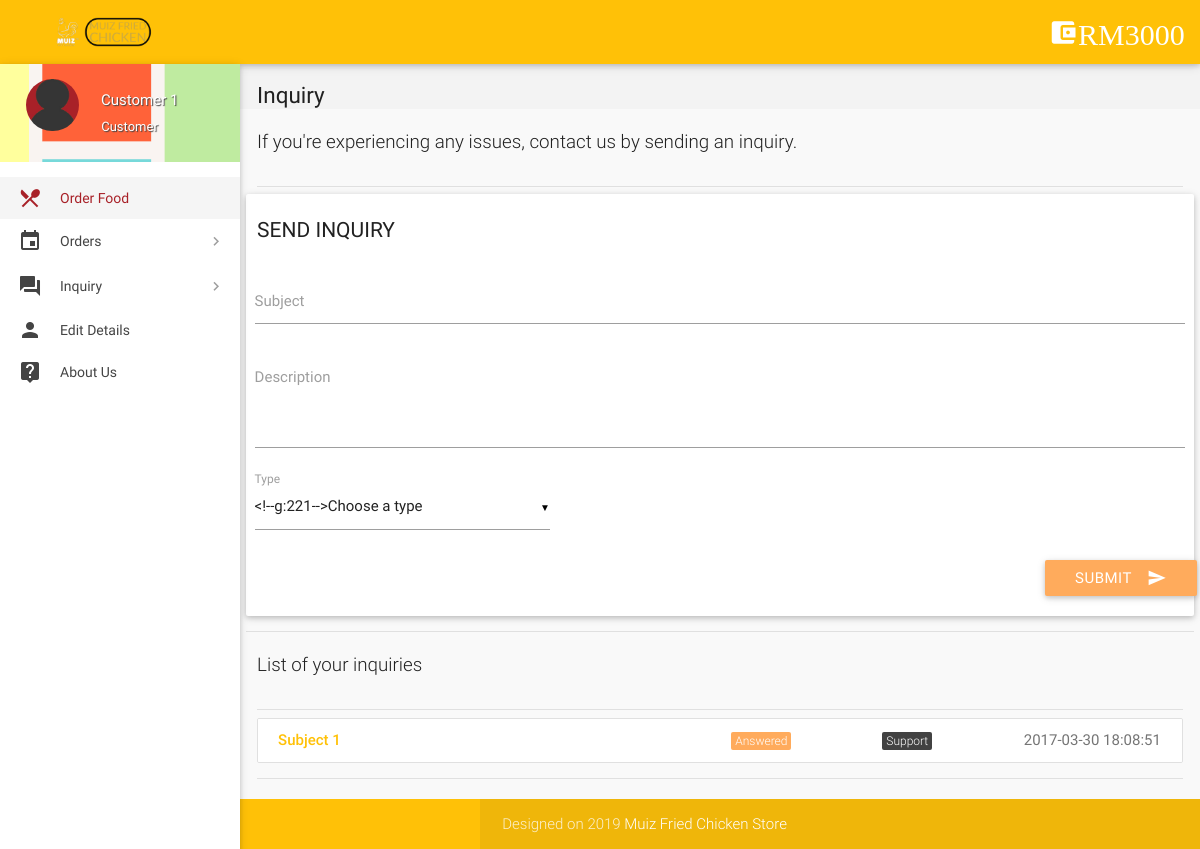
The app's page /inquiry.php (signed in) with its own data.
### tables this page shows
CREATE TABLE `wallet_details` (
  `id` int(11) NOT NULL,
  `wallet_id` int(11) NOT NULL,
  `number` varchar(16) NOT NULL,
  `cvv` int(3) NOT NULL,
  `balance` int(11) NOT NULL DEFAULT '2000'
);

CREATE TABLE `inquiry` (
  `id` int(11) NOT NULL,
  `poster_id` int(11) NOT NULL,
  `subject` varchar(100) NOT NULL,
  `description` varchar(3000) NOT NULL,
  `status` varchar(8) NOT NULL DEFAULT 'Open',
  `type` varchar(30) NOT NULL DEFAULT 'Others',
  `date` datetime NOT NULL DEFAULT CURRENT_TIMESTAMP,
  `deleted` tinyint(4) NOT NULL DEFAULT '0'
);

### includes/wallet.php (called while the page is built)
<?php
$user_id=$_SESSION['user_id'];
$sql = mysqli_query($con, "SELECT * FROM wallet where customer_id = $user_id");
while($row1 = mysqli_fetch_array($sql)){
$wallet_id = $row1['id'];
}
$sql = mysqli_query($con, "SELECT * FROM wallet_details where wallet_id = $wallet_id");
while($row1 = mysqli_fetch_array($sql)){
$balance = $row1['balance'];
}
?>

### includes/connect.php (called while the page is built, shortened)
<?php
$name = $_SESSION['name'];
$role = $_SESSION['role'];
?>

### inquiry.php (the view, shortened to what this page needs)
<?php
include 'includes/connect.php';
include 'includes/wallet.php';
	if($_SESSION['customer_sid']==session_id())
	{
		?>
<!DOCTYPE html>
<html lang="en">
<head>
  <link href="css/materialize.min.css" type="text/css" rel="stylesheet" media="screen,projection">
  <link href="css/style.min.css" type="text/css" rel="stylesheet" media="screen,projection">
  <link href="css/custom/custom.min.css" type="text/css" rel="stylesheet" media="screen,projection">
  <link href="js/plugins/perfect-scrollbar/perfect-scrollbar.css" type="text/css" rel="stylesheet" media="screen,projection">
  <link href="js/plugins/data-tables/css/jquery.dataTables.min.css" type="text/css" rel="stylesheet" media="screen,projection">
</head>
<body>
 <header id="header" class="page-topbar">
        <div class="navbar-fixed">
            <nav class="amber">
                <div class="nav-wrapper">
                    <ul class="left">
                      <li><h1 class="logo-wrapper"><a href="menu.php" class="brand-logo darken-1"><img src="images/logo.png" alt="logo"></a> <span class="logo-text">Logo</span></h1></li>
                    </ul>
                    <ul class="right hide-on-med-and-down">
                        <li><a href="#" class="waves-effect waves-block waves-light"><i class="mdi-action-account-balance-wallet"><?php echo "RM"; echo $balance;?></i></a>
                        </li>
                    </ul>
                </div>
            </nav>
        </div>
  </header>
  <div id="main">
    <div class="wrapper">
      <aside id="left-sidebar-nav">
        <ul id="slide-out" class="side-nav fixed leftside-navigation">
            <li class="user-details purple darken-2">
            <div class="row">
                <div class="col col s4 m4 l4">
                    <img src="images/avatar.jpg" alt="" class="circle responsive-img valign profile-image">
                </div>
                <div class="col col s8 m8 l8">
                    <a class="btn-flat dropdown-button waves-effect waves-light white-text profile-btn" href="#" data-activates="profile-dropdown"><?php echo $name;?> <i class="mdi-navigation-arrow-drop-down right"></i></a>
                    <p class="user-roal"><?php echo $role;?></p>
                </div>
            </div>
            </li>
            <li class="bold active"><a href="index.php" class="waves-effect waves-purple"><i class="mdi-maps-local-restaurant"></i> Order Food</a>
            </li>
                <li class="no-padding">
                    <ul class="collapsible collapsible-accordion">
                        <li class="bold"><a class="collapsible-header waves-effect waves-purple"><i class="mdi-editor-insert-invitation"></i> Orders</a>
                        </li>
                    </ul>
                </li>
                <li class="no-padding">
                    <ul class="collapsible collapsible-accordion">
                        <li class="bold"><a class="collapsible-header waves-effect waves-purple"><i class="mdi-action-question-answer"></i> Inquiry</a>
                        </li>
                    </ul>
                </li>
            <li class="bold"><a href="details.php" class="waves-effect waves-purple"><i class="mdi-social-person"></i> Edit Details</a>
            </li>
            <li class="bold"><a href="aboutus.php" class="waves-effect waves-purple"><i class="mdi-communication-live-help"></i> About Us</a>
            </li>
        </ul>
        </aside>
      <section id="content">
        <div id="breadcrumbs-wrapper">
          <div class="container">
            <div class="row">
              <div class="col s12 m12 l12">
                <h5 class="breadcrumbs-title">Inquiry</h5>
              </div>
            </div>
          </div>
        </div>
        <div class="container">
          <p class="caption">If you're experiencing any issues, contact us by sending an inquiry.</p>
          <div class="divider"></div>
            <div class="row">
              <div class="col s12 m4 l3">
                <h4 class="header">Send Inquiry</h4>
              </div>
<div>
                <div class="card-panel">
                  <div class="row">
                    <form class="formValidate" id="formValidate" method="post" action="routers/add-inquiry.php" novalidate="novalidate" class="col s12">
                      <div class="row">
                        <div class="input-field col s12">
                          <input name="subject" id="subject" type="text" data-error=".errorTxt1">
                          <label for="subject" class="">Subject</label>
                        </div>
                      </div>
                      <div class="row">
                        <div class="input-field col s12">
                          <textarea name="description" id="description" class="materialize-textarea validate" data-error=".errorTxt2"></textarea>
                          <label for="description" class="">Description</label>
                        </div>
                      </div>
                      <div class="row">
                        <div class="input-field col s4">
							<label>Type</label>
                        </div>
                      </div>
                      <div class="row">
                        <div class="row">
                          <div class="input-field col s12">
                            <button class="btn cyan waves-effect waves-light right" type="submit" name="action">Submit
                              <i class="mdi-content-send right"></i>
                            </button>
                          </div>
                        </div>
                      </div>
                    </form>
                  </div>
                </div>
              </div>
            <div class="divider"></div>
          </div>
    </div>
        <div class="container">
          <p class="caption">List of your inquiries</p>
          <div class="divider"></div>
									<div id="work-collections">
									<ul id="projects-collection" class="collection">
								<?php
									if(isset($_GET['status'])){
										$status = $_GET['status'];
									}
									else{
										$status = '%';
									}
									$sql = mysqli_query($con, "SELECT * FROM inquiry WHERE poster_id = $user_id AND status LIKE '$status' AND not deleted;");
									while($row = mysqli_fetch_array($sql)){
									echo'<a href="allinquiry.php?id='.$row['id'].'"class="collection-item">
                                        <div class="row">
                                            <div class="col s6">
                                                <p class="collections-title">'.$row['subject'].'</p>
                                            </div>
                                            <div class="col s2">
                                            <span class="task-cat cyan">'.$row['status'].'</span></div>
                                            <div class="col s2">
                                            <span class="task-cat grey darken-3">'.$row['type'].'</span></div>
                                            <div class="col s2">
                                            <span class="badge">'.$row['date'].'</span></div>
                                        </div>
                                    </a>';
									}
									?>
									</ul>
									</div>
            <div class="divider"></div>
          </div>
    </div>
  <footer class="page-footer">
    <div class="footer-copyright">
      <div class="container">
        <span>Designed on 2019 <a class="white-text text-lighten-4" href="#" target="_blank">Muiz Fried Chicken Store</a></span>
        </div>
    </div>
  </footer>
</body>
</html>
<?php
	}
?>

### records on screen
wallet_details: balance "3000"
inquiry: subject "Subject 1", status "Answered", type "Support", date "2017-03-30 18:08:51"

### other values on screen
$name "Customer 1"
$role "Customer"
